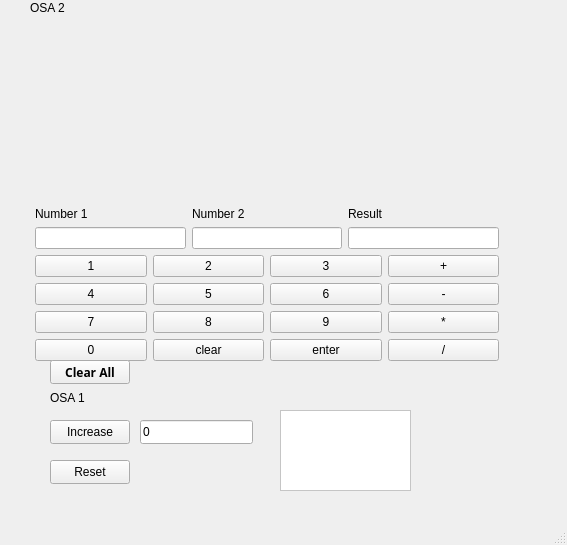
<?xml version="1.0" encoding="UTF-8"?>
<ui version="4.0">
 <class>MainWindow</class>
 <widget class="QMainWindow" name="MainWindow">
  <property name="geometry">
   <rect>
    <x>0</x>
    <y>0</y>
    <width>567</width>
    <height>545</height>
   </rect>
  </property>
  <property name="windowTitle">
   <string>MainWindow</string>
  </property>
  <widget class="QWidget" name="centralwidget">
   <widget class="QPushButton" name="btnIncrease">
    <property name="geometry">
     <rect>
      <x>50</x>
      <y>420</y>
      <width>80</width>
      <height>24</height>
     </rect>
    </property>
    <property name="text">
     <string>Increase</string>
    </property>
   </widget>
   <widget class="QPushButton" name="pushReset">
    <property name="geometry">
     <rect>
      <x>50</x>
      <y>460</y>
      <width>80</width>
      <height>24</height>
     </rect>
    </property>
    <property name="text">
     <string>Reset</string>
    </property>
   </widget>
   <widget class="QLineEdit" name="lineEdit">
    <property name="geometry">
     <rect>
      <x>140</x>
      <y>420</y>
      <width>113</width>
      <height>24</height>
     </rect>
    </property>
    <property name="text">
     <string>0</string>
    </property>
   </widget>
   <widget class="QLabel" name="label">
    <property name="geometry">
     <rect>
      <x>50</x>
      <y>390</y>
      <width>49</width>
      <height>16</height>
     </rect>
    </property>
    <property name="text">
     <string>OSA 1</string>
    </property>
   </widget>
   <widget class="QGraphicsView" name="graphicsView">
    <property name="geometry">
     <rect>
      <x>280</x>
      <y>410</y>
      <width>131</width>
      <height>81</height>
     </rect>
    </property>
    <property name="palette">
     <palette>
      <active>
       <colorrole role="WindowText">
        <brush brushstyle="SolidPattern">
         <color alpha="255">
          <red>0</red>
          <green>0</green>
          <blue>0</blue>
         </color>
        </brush>
       </colorrole>
       <colorrole role="Button">
        <brush brushstyle="SolidPattern">
         <color alpha="255">
          <red>255</red>
          <green>255</green>
          <blue>255</blue>
         </color>
        </brush>
       </colorrole>
       <colorrole role="Light">
        <brush brushstyle="SolidPattern">
         <color alpha="255">
          <red>255</red>
          <green>255</green>
          <blue>255</blue>
         </color>
        </brush>
       </colorrole>
       <colorrole role="Midlight">
        <brush brushstyle="SolidPattern">
         <color alpha="255">
          <red>255</red>
          <green>255</green>
          <blue>255</blue>
         </color>
        </brush>
       </colorrole>
       <colorrole role="Dark">
        <brush brushstyle="SolidPattern">
         <color alpha="255">
          <red>127</red>
          <green>127</green>
          <blue>127</blue>
         </color>
        </brush>
       </colorrole>
       <colorrole role="Mid">
        <brush brushstyle="SolidPattern">
         <color alpha="255">
          <red>170</red>
          <green>170</green>
          <blue>170</blue>
         </color>
        </brush>
       </colorrole>
       <colorrole role="Text">
        <brush brushstyle="SolidPattern">
         <color alpha="255">
          <red>0</red>
          <green>0</green>
          <blue>0</blue>
         </color>
        </brush>
       </colorrole>
       <colorrole role="BrightText">
        <brush brushstyle="SolidPattern">
         <color alpha="255">
          <red>255</red>
          <green>255</green>
          <blue>255</blue>
         </color>
        </brush>
       </colorrole>
       <colorrole role="ButtonText">
        <brush brushstyle="SolidPattern">
         <color alpha="255">
          <red>0</red>
          <green>0</green>
          <blue>0</blue>
         </color>
        </brush>
       </colorrole>
       <colorrole role="Base">
        <brush brushstyle="SolidPattern">
         <color alpha="255">
          <red>255</red>
          <green>255</green>
          <blue>255</blue>
         </color>
        </brush>
       </colorrole>
       <colorrole role="Window">
        <brush brushstyle="SolidPattern">
         <color alpha="255">
          <red>255</red>
          <green>255</green>
          <blue>255</blue>
         </color>
        </brush>
       </colorrole>
       <colorrole role="Shadow">
        <brush brushstyle="SolidPattern">
         <color alpha="255">
          <red>0</red>
          <green>0</green>
          <blue>0</blue>
         </color>
        </brush>
       </colorrole>
       <colorrole role="AlternateBase">
        <brush brushstyle="SolidPattern">
         <color alpha="255">
          <red>255</red>
          <green>255</green>
          <blue>255</blue>
         </color>
        </brush>
       </colorrole>
       <colorrole role="ToolTipBase">
        <brush brushstyle="SolidPattern">
         <color alpha="255">
          <red>255</red>
          <green>255</green>
          <blue>220</blue>
         </color>
        </brush>
       </colorrole>
       <colorrole role="ToolTipText">
        <brush brushstyle="SolidPattern">
         <color alpha="255">
          <red>0</red>
          <green>0</green>
          <blue>0</blue>
         </color>
        </brush>
       </colorrole>
       <colorrole role="PlaceholderText">
        <brush brushstyle="SolidPattern">
         <color alpha="127">
          <red>0</red>
          <green>0</green>
          <blue>0</blue>
         </color>
        </brush>
       </colorrole>
      </active>
      <inactive>
       <colorrole role="WindowText">
        <brush brushstyle="SolidPattern">
         <color alpha="255">
          <red>0</red>
          <green>0</green>
          <blue>0</blue>
         </color>
        </brush>
       </colorrole>
       <colorrole role="Button">
        <brush brushstyle="SolidPattern">
         <color alpha="255">
          <red>255</red>
          <green>255</green>
          <blue>255</blue>
         </color>
        </brush>
       </colorrole>
       <colorrole role="Light">
        <brush brushstyle="SolidPattern">
         <color alpha="255">
          <red>255</red>
          <green>255</green>
          <blue>255</blue>
         </color>
        </brush>
       </colorrole>
       <colorrole role="Midlight">
        <brush brushstyle="SolidPattern">
         <color alpha="255">
          <red>255</red>
          <green>255</green>
          <blue>255</blue>
         </color>
        </brush>
       </colorrole>
       <colorrole role="Dark">
        <brush brushstyle="SolidPattern">
         <color alpha="255">
          <red>127</red>
          <green>127</green>
          <blue>127</blue>
         </color>
        </brush>
       </colorrole>
       <colorrole role="Mid">
        <brush brushstyle="SolidPattern">
         <color alpha="255">
          <red>170</red>
          <green>170</green>
          <blue>170</blue>
         </color>
        </brush>
       </colorrole>
       <colorrole role="Text">
        <brush brushstyle="SolidPattern">
         <color alpha="255">
          <red>0</red>
          <green>0</green>
          <blue>0</blue>
         </color>
        </brush>
       </colorrole>
       <colorrole role="BrightText">
        <brush brushstyle="SolidPattern">
         <color alpha="255">
          <red>255</red>
          <green>255</green>
          <blue>255</blue>
         </color>
        </brush>
       </colorrole>
       <colorrole role="ButtonText">
        <brush brushstyle="SolidPattern">
         <color alpha="255">
          <red>0</red>
          <green>0</green>
          <blue>0</blue>
         </color>
        </brush>
       </colorrole>
       <colorrole role="Base">
        <brush brushstyle="SolidPattern">
         <color alpha="255">
          <red>255</red>
          <green>255</green>
          <blue>255</blue>
         </color>
        </brush>
       </colorrole>
       <colorrole role="Window">
        <brush brushstyle="SolidPattern">
         <color alpha="255">
          <red>255</red>
          <green>255</green>
          <blue>255</blue>
         </color>
        </brush>
       </colorrole>
       <colorrole role="Shadow">
        <brush brushstyle="SolidPattern">
         <color alpha="255">
          <red>0</red>
          <green>0</green>
          <blue>0</blue>
         </color>
        </brush>
       </colorrole>
       <colorrole role="AlternateBase">
        <brush brushstyle="SolidPattern">
         <color alpha="255">
          <red>255</red>
          <green>255</green>
          <blue>255</blue>
         </color>
        </brush>
       </colorrole>
       <colorrole role="ToolTipBase">
        <brush brushstyle="SolidPattern">
         <color alpha="255">
          <red>255</red>
          <green>255</green>
          <blue>220</blue>
         </color>
        </brush>
       </colorrole>
       <colorrole role="ToolTipText">
        <brush brushstyle="SolidPattern">
         <color alpha="255">
          <red>0</red>
          <green>0</green>
          <blue>0</blue>
         </color>
        </brush>
       </colorrole>
       <colorrole role="PlaceholderText">
        <brush brushstyle="SolidPattern">
         <color alpha="127">
          <red>0</red>
          <green>0</green>
          <blue>0</blue>
         </color>
        </brush>
       </colorrole>
      </inactive>
      <disabled>
       <colorrole role="WindowText">
        <brush brushstyle="SolidPattern">
         <color alpha="255">
          <red>127</red>
          <green>127</green>
          <blue>127</blue>
         </color>
        </brush>
       </colorrole>
       <colorrole role="Button">
        <brush brushstyle="SolidPattern">
         <color alpha="255">
          <red>255</red>
          <green>255</green>
          <blue>255</blue>
         </color>
        </brush>
       </colorrole>
       <colorrole role="Light">
        <brush brushstyle="SolidPattern">
         <color alpha="255">
          <red>255</red>
          <green>255</green>
          <blue>255</blue>
         </color>
        </brush>
       </colorrole>
       <colorrole role="Midlight">
        <brush brushstyle="SolidPattern">
         <color alpha="255">
          <red>255</red>
          <green>255</green>
          <blue>255</blue>
         </color>
        </brush>
       </colorrole>
       <colorrole role="Dark">
        <brush brushstyle="SolidPattern">
         <color alpha="255">
          <red>127</red>
          <green>127</green>
          <blue>127</blue>
         </color>
        </brush>
       </colorrole>
       <colorrole role="Mid">
        <brush brushstyle="SolidPattern">
         <color alpha="255">
          <red>170</red>
          <green>170</green>
          <blue>170</blue>
         </color>
        </brush>
       </colorrole>
       <colorrole role="Text">
        <brush brushstyle="SolidPattern">
         <color alpha="255">
          <red>127</red>
          <green>127</green>
          <blue>127</blue>
         </color>
        </brush>
       </colorrole>
       <colorrole role="BrightText">
        <brush brushstyle="SolidPattern">
         <color alpha="255">
          <red>255</red>
          <green>255</green>
          <blue>255</blue>
         </color>
        </brush>
       </colorrole>
       <colorrole role="ButtonText">
        <brush brushstyle="SolidPattern">
         <color alpha="255">
          <red>127</red>
          <green>127</green>
          <blue>127</blue>
         </color>
        </brush>
       </colorrole>
       <colorrole role="Base">
        <brush brushstyle="SolidPattern">
         <color alpha="255">
          <red>255</red>
          <green>255</green>
          <blue>255</blue>
         </color>
        </brush>
       </colorrole>
       <colorrole role="Window">
        <brush brushstyle="SolidPattern">
         <color alpha="255">
          <red>255</red>
          <green>255</green>
          <blue>255</blue>
         </color>
        </brush>
       </colorrole>
       <colorrole role="Shadow">
        <brush brushstyle="SolidPattern">
         <color alpha="255">
          <red>0</red>
          <green>0</green>
          <blue>0</blue>
         </color>
        </brush>
       </colorrole>
       <colorrole role="AlternateBase">
        <brush brushstyle="SolidPattern">
         <color alpha="255">
          <red>255</red>
          <green>255</green>
          <blue>255</blue>
         </color>
        </brush>
       </colorrole>
       <colorrole role="ToolTipBase">
        <brush brushstyle="SolidPattern">
         <color alpha="255">
          <red>255</red>
          <green>255</green>
          <blue>220</blue>
         </color>
        </brush>
       </colorrole>
       <colorrole role="ToolTipText">
        <brush brushstyle="SolidPattern">
         <color alpha="255">
          <red>0</red>
          <green>0</green>
          <blue>0</blue>
         </color>
        </brush>
       </colorrole>
       <colorrole role="PlaceholderText">
        <brush brushstyle="SolidPattern">
         <color alpha="127">
          <red>127</red>
          <green>127</green>
          <blue>127</blue>
         </color>
        </brush>
       </colorrole>
      </disabled>
     </palette>
    </property>
    <property name="cursor" stdset="0">
     <cursorShape>CrossCursor</cursorShape>
    </property>
   </widget>
   <widget class="QWidget" name="verticalLayoutWidget">
    <property name="geometry">
     <rect>
      <x>35</x>
      <y>30</y>
      <width>464</width>
      <height>331</height>
     </rect>
    </property>
    <layout class="QVBoxLayout" name="verticalLayout">
     <item>
      <layout class="QGridLayout" name="gridLayout_2">
       <item row="0" column="1">
        <spacer name="verticalSpacer_2">
         <property name="orientation">
          <enum>Qt::Vertical</enum>
         </property>
         <property name="sizeHint" stdset="0">
          <size>
           <width>20</width>
           <height>40</height>
          </size>
         </property>
        </spacer>
       </item>
       <item row="0" column="2">
        <spacer name="verticalSpacer_3">
         <property name="orientation">
          <enum>Qt::Vertical</enum>
         </property>
         <property name="sizeHint" stdset="0">
          <size>
           <width>20</width>
           <height>40</height>
          </size>
         </property>
        </spacer>
       </item>
       <item row="2" column="0">
        <widget class="QLineEdit" name="lineEditNum1"/>
       </item>
       <item row="1" column="1">
        <widget class="QLabel" name="label_3">
         <property name="text">
          <string>Number 2</string>
         </property>
        </widget>
       </item>
       <item row="1" column="0">
        <widget class="QLabel" name="label_2">
         <property name="text">
          <string>Number 1</string>
         </property>
        </widget>
       </item>
       <item row="1" column="2">
        <widget class="QLabel" name="label_4">
         <property name="text">
          <string>Result</string>
         </property>
        </widget>
       </item>
       <item row="2" column="2">
        <widget class="QLineEdit" name="lineEditResult"/>
       </item>
       <item row="2" column="1">
        <widget class="QLineEdit" name="lineEditNum2"/>
       </item>
       <item row="0" column="0">
        <spacer name="verticalSpacer">
         <property name="orientation">
          <enum>Qt::Vertical</enum>
         </property>
         <property name="sizeHint" stdset="0">
          <size>
           <width>20</width>
           <height>40</height>
          </size>
         </property>
        </spacer>
       </item>
       <item row="3" column="0" colspan="3">
        <layout class="QGridLayout" name="gridLayout">
         <item row="0" column="0">
          <widget class="QPushButton" name="btn1">
           <property name="text">
            <string>1</string>
           </property>
          </widget>
         </item>
         <item row="4" column="0">
          <widget class="QPushButton" name="btn0">
           <property name="text">
            <string>0</string>
           </property>
          </widget>
         </item>
         <item row="2" column="3">
          <widget class="QPushButton" name="btnMiinus">
           <property name="text">
            <string>-</string>
           </property>
          </widget>
         </item>
         <item row="3" column="2">
          <widget class="QPushButton" name="btn9">
           <property name="text">
            <string>9</string>
           </property>
          </widget>
         </item>
         <item row="0" column="1">
          <widget class="QPushButton" name="btn2">
           <property name="text">
            <string>2</string>
           </property>
          </widget>
         </item>
         <item row="2" column="2">
          <widget class="QPushButton" name="btn6">
           <property name="text">
            <string>6</string>
           </property>
          </widget>
         </item>
         <item row="4" column="2">
          <widget class="QPushButton" name="btnEnter">
           <property name="text">
            <string>enter</string>
           </property>
          </widget>
         </item>
         <item row="0" column="3">
          <widget class="QPushButton" name="btnPlussa">
           <property name="text">
            <string>+</string>
           </property>
          </widget>
         </item>
         <item row="4" column="1">
          <widget class="QPushButton" name="btnClear">
           <property name="text">
            <string>clear</string>
           </property>
          </widget>
         </item>
         <item row="3" column="0">
          <widget class="QPushButton" name="btn7">
           <property name="text">
            <string>7</string>
           </property>
          </widget>
         </item>
         <item row="3" column="3">
          <widget class="QPushButton" name="btnKerto">
           <property name="text">
            <string>*</string>
           </property>
          </widget>
         </item>
         <item row="2" column="1">
          <widget class="QPushButton" name="btn5">
           <property name="text">
            <string>5</string>
           </property>
          </widget>
         </item>
         <item row="4" column="3">
          <widget class="QPushButton" name="btnJako">
           <property name="text">
            <string>/</string>
           </property>
          </widget>
         </item>
         <item row="3" column="1">
          <widget class="QPushButton" name="btn8">
           <property name="text">
            <string>8</string>
           </property>
          </widget>
         </item>
         <item row="2" column="0">
          <widget class="QPushButton" name="btn4">
           <property name="text">
            <string>4</string>
           </property>
          </widget>
         </item>
         <item row="0" column="2">
          <widget class="QPushButton" name="btn3">
           <property name="text">
            <string>3</string>
           </property>
          </widget>
         </item>
        </layout>
       </item>
      </layout>
     </item>
    </layout>
   </widget>
   <widget class="QLabel" name="label_5">
    <property name="geometry">
     <rect>
      <x>30</x>
      <y>0</y>
      <width>49</width>
      <height>16</height>
     </rect>
    </property>
    <property name="text">
     <string>OSA 2</string>
    </property>
   </widget>
   <widget class="QPushButton" name="btnClearAll">
    <property name="geometry">
     <rect>
      <x>50</x>
      <y>360</y>
      <width>80</width>
      <height>24</height>
     </rect>
    </property>
    <property name="font">
     <font>
      <family>Script MT Bold</family>
      <bold>true</bold>
     </font>
    </property>
    <property name="text">
     <string>Clear All</string>
    </property>
   </widget>
  </widget>
  <widget class="QMenuBar" name="menubar">
   <property name="geometry">
    <rect>
     <x>0</x>
     <y>0</y>
     <width>567</width>
     <height>21</height>
    </rect>
   </property>
  </widget>
  <widget class="QStatusBar" name="statusbar"/>
 </widget>
 <resources/>
 <connections/>
</ui>
